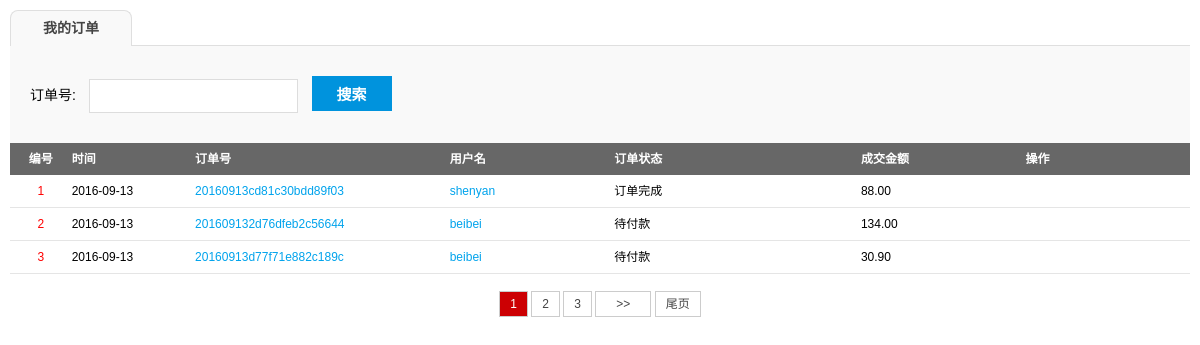
The app's page /admin/order/orderList.php with its own data.
### tables this page shows
CREATE TABLE `home_order_shop` (
  `id` int(10) unsigned NOT NULL AUTO_INCREMENT,
  `ordersyn` varchar(60) NOT NULL COMMENT '订单序列号',
  `mid` int(10) unsigned NOT NULL,
  `orderPrice` float(10,2) DEFAULT NULL,
  `orderStatus` tinyint(3) unsigned NOT NULL DEFAULT '1',
  `addTime` int(10) unsigned DEFAULT NULL,
  PRIMARY KEY (`id`)
);

CREATE TABLE `home_user_login` (
  `id` smallint(5) unsigned NOT NULL AUTO_INCREMENT,
  `username` varchar(30) NOT NULL,
  `password` varchar(32) NOT NULL,
  `lastLoginIp` varchar(255) DEFAULT NULL,
  `lastTime` varchar(255) DEFAULT NULL,
  `registerTime` varchar(255) DEFAULT NULL,
  `qq` varchar(255) DEFAULT NULL,
  `permission` tinyint(1) DEFAULT '1' COMMENT '1为激活 0 为禁止',
  `sex` enum('1','0') DEFAULT '1' COMMENT '1为女 0 为男',
  `moblie` varchar(255) DEFAULT NULL,
  `emil` varchar(255) DEFAULT NULL,
  PRIMARY KEY (`id`)
);

CREATE TABLE `home_orderstatus_shop` (
  `id` int(10) unsigned NOT NULL AUTO_INCREMENT,
  `statusName` varchar(255) NOT NULL COMMENT '1 是待付款 2是代发货  3是待确认发货 4 订单完成',
  `adminopt` varchar(60) DEFAULT NULL,
  `useropt` varchar(60) DEFAULT NULL,
  PRIMARY KEY (`id`)
);

### public/lib/mysql.inc.php (called while the page is built, shortened)
<?php
function selectOne($sql,$result_type=MYSQL_ASSOC)
{
    if ($result = mysql_query($sql)) {
        if (mysql_num_rows($result) > 0) {
            $row = mysql_fetch_array($result, $result_type);
            return $row;
        } else{
            return false;
        }
    } else {
        return false;
    }
}
function selectMul($sql,$result_type=MYSQL_ASSOC){
    if($result=mysql_query($sql)){
        if(mysql_num_rows($result)>0){
            while( $row=mysql_fetch_array($result,$result_type)){
                $arr[]=$row;
            }
            return $arr;
        }else{
            return false;
        }
    }else{
        return false;
    }
}

### admin/order/orderList.php (the view, shortened to what this page needs)
<?php
include_once"../../config.php";
$orderStatus=isset($_GET['orderStatus'])?$_GET['orderStatus']:"";
if(isset($_GET['orderStatus'])) {
    switch ($_GET['orderStatus']) {
        case 1:
            $where = ' and orderStatus=1';
            $orderStatus="&orderStatus=1";
            break;
        case 2:
            $where = ' and orderStatus=2';
            $orderStatus="&orderStatus=2";
            break;
        case 3:
            $where = ' and orderStatus=3';
            $orderStatus="&orderStatus=3";
            break;
        case 4:
            $where = ' and orderStatus=4';
            $orderStatus="&orderStatus=4";
            break;
        default :
            $where = '';
            $orderStatus='';
    }
}else{
    $where='';
    $orderStatus='';
}
if(isset($_GET['ordersyn'])){
    $searchkeys=' and ordersyn like "%'.$_GET['ordersyn'].'%"';
    $keywords='&ordersyn='.$_GET['ordersyn'];
}else{
    $searchkeys='';
    $keywords='';
}
$curPage=isset($_GET['page'])?$_GET['page']:1;
$pageId=3;
$totalId=selectOne("select count(id) from home_order_shop");
$pageNum=ceil(($totalId['count(id)']/$pageId));
$offset=($curPage-1)*$pageId;
$sql="select username,addTime,ordersyn,statusName,orderPrice,o.id,orderStatus,adminopt from home_order_shop o,home_orderstatus_shop as s,
home_user_login as m where o.orderStatus=s.id and o.mid=m.id  {$where} {$searchkeys} order by o.addTime  limit $offset,$pageId";
$orderList=selectMul($sql);
$nextPage=($curPage==$pageNum)?$pageNum:$curPage+1;
$showPage=3;
if($pageNum<=$showPage){
    $firstPage=1;
    $lastPage=$pageNum;
}else{
    if($curPage<=ceil($showPage/2)){
        $firstPage=1;
        $lastPage=$showPage;
    }
}
?>
<!DOCTYPE html PUBLIC "-//W3C//DTD XHTML 1.0 Transitional//EN" "http://www.w3.org/TR/xhtml1/DTD/xhtml1-transitional.dtd">
<html xmlns="http://www.w3.org/1999/xhtml">
<head>
    <link type="text/css" rel="stylesheet" rev="stylesheet" href="<?=SKIN?>/css/membercenter.css" />
</head>
<body>
<div class="buyer_day">
    <p class="select_title"><span>我的订单</span></p>
    <div class="day_select">
        <form action="orderList.php" method="get">
            <p class="day_time02">
                <label>订单号:</label>
                <input type="text" name="ordersyn" value="<?=isset($_GET['ordersyn'])?$_GET['ordersyn']:''?>"/>
                <button  class="selbtn01" >搜索</button>
            </p>
        </form>
    </div>
    <table width="100%" border="0" cellpadding="0" cellspacing="0" class="day_list">
        <?php
        if($orderList){
        ?>
        <thead>
        <tr>
            <th class="xuhao">编号</th>
            <th class="username">时间</th>
            <th class="userlogin">订单号</th>
            <th class="userpv">用户名</th>
            <th class="usertime">订单状态</th>
            <th class="userip">成交金额</th>
            <th class="websort">操作</th>
        </tr>
        </thead>
        <tbody id="pageBody">
        <?php
        foreach ($orderList as $k => $v) {
            ?>
            <tr>
                <td class="xuhao" style="color: #ff0000"><?= $offset + $k + 1 ?></td>
                <td class="username"><?= date('Y-m-d', $v['addTime']) ?></td>
                <td class="userlogin"><a href="orderDetail.php?oid=<?= $v['id'] ?>"><?= $v['ordersyn'] ?></a></td>
                <td class="userpv"><a href="#"><?= $v['username'] ?></a></td>
                <td class="usertime"><?= $v['statusName'] ?></td>
                <td class="userip"><?= $v['orderPrice'] ?></td>
                <td class="websort">
                    <a href="orderAction.php?act=sendGoods&id=<?=$v['id']?>"><?=$v['adminopt']?></a></td>
            </tr>
        <?php
        }
        ?>
        </tbody>
    </table>
    <?php
    }else{
        echo"<h1 style='font-size: 25px;text-align: center;margin-bottom: 40px;'>这一页还没有订单呦</h1>";
    }
    ?>
    <div class="listpage">
        <?php
        for ($i = $firstPage; $i <= $lastPage; $i++) {
            ?>
            <a class="paginItem <?=($i==$curPage) ? 'current' : '' ?>"
               href="orderList.php?page=<?=$i.$orderStatus.$keywords?>"><?=$i ?></a>
        <?php
        }
        if ($curPage < $pageNum) {
            ?>
            <a href="<?=($curPage==$pageNum) ? 'javascript:;':'orderList.php?page='.$nextPage.$orderStatus.$keywords ?>"><span
                    class="pagenxt">>></span></a>
            <a href="orderList.php?page=<?=$pageNum.$orderStatus.$keywords ?>">尾页</a>
        <?php
        }
        ?>
    </div>
</div>
</body>
</html>

### home/skin/default/css/membercenter.css (style rules this page uses)
html,body, div, blockquote, img, label, p, h1, h2, h3, h4, h5, h6, pre, ul, ol, li, dl, dt, dd, form, a, fieldset, input, th, td { margin: 0; padding: 0; border: 0; outline: none;font-family:Microsoft YaHei,Microsoft JhengHei,Arial,Verdana,"宋体"; font-size:12px; }
div,form,ul,ol,li,span,p,dl,dt,dd,img { margin:0;padding:0;border:0; }
html { _text-overflow: ellipsis; }
table,td,input,textarea { font-size:12px; }
a { text-decoration:none;color:#434343;outline:none; }
input { outline:none; }
.buyer_day { padding: 10px; }
.select_title { width: 120px;height:35px;line-height:35px; border-radius:8px 8px 0px 0px;border:1px solid #DFDFDF;border-bottom:0 none;background-color:#F9F9F9; position:relative;text-align: center;font-size: 14px;color:#444; font-weight:700; }
.day_select { padding:30px 10px 20px;border-top: 1px solid #DFDFDF; margin-top: -1px;background-color:#F9F9F9; }
.day_list tr { height:32px;line-height:32px;text-align:left; }
.day_list thead { background-color:#676767;color: #fff;font-size: 12px; }
.day_list .xuhao { width:3%;text-align: center; }
.day_list .username { width:6%; }
.day_list .userlogin { width:12%; }
.day_list .userpv { width:8%; }
.day_list .usertime { width:12%; }
.day_list .userip { width:8%; }
.day_list .websort { width:8%; }
.day_list tbody td { border-bottom: 1px solid #E5E5E5 }
#pageBody a { color:#00A3EC }
.day_time01,.day_time02 { padding-bottom:10px; }
.day_time01 input,.day_time02 input { width:200px; height:22px; line-height:22px; padding:5px; padding-right:2px; border:1px solid #ddd; }
.day_time01 label,.day_time02 label { padding:0 10px; font-size:14px; }
.selbtn01,.selbtn02 { width:80px!important;height:35px!important; line-height:35px!important; background:#0093DD; color:#fff; font-weight:700; font-size:15px; border:0; margin:0 10px; cursor:pointer; }
.listpage { padding:20px 0; text-align:center; }
.listpage a { padding:5px 10px; text-align:center; border:solid 1px #CCCCCC; }
.listpage span { margin:0 10px; }
.current { background-color:#cc0003; color:#FFFFFF; }

### records on screen
home_order_shop: k "1", addTime "2016-09-13", ordersyn "20160913cd81c30bdd89f03", home_user_login.username "shenyan", home_orderstatus_shop.statusName "订单完成", orderPrice "88.00"
home_order_shop: k "2", addTime "2016-09-13", ordersyn "201609132d76dfeb2c56644", home_user_login.username "beibei", home_orderstatus_shop.statusName "待付款", orderPrice "134.00"
home_order_shop: k "3", addTime "2016-09-13", ordersyn "20160913d77f71e882c189c", home_user_login.username "beibei", home_orderstatus_shop.statusName "待付款", orderPrice "30.90"
